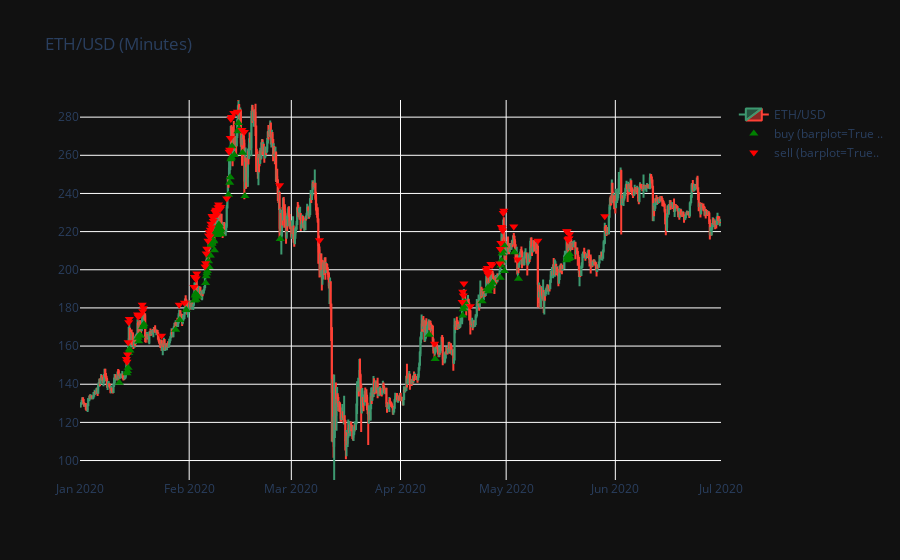

The notebook cell saved with this chart:
### Code cell
rbsplot.get_candlestick_plot_from_dpi(dpic.data_and_plots_list[0])

### Figure 1 — Plotly figure (JSON) as saved in the notebook; plotly's stock layout.template omitted (floating-point values rounded to 4 significant figures; data arrays with more than 128 entries replaced by an {"elided": "..."} marker saying what was removed)
{"data": [{"close": {"elided": "1093 float values"}, "high": {"elided": "1093 float values"}, "low": {"elided": "1093 float values"}, "name": "ETH/USD", "open": {"elided": "1093 float values"}, "type": "candlestick", "x": {"elided": "1093 str values"}}, {"marker": {"color": "green", "size": 8, "symbol": "triangle-up"}, "mode": "markers", "name": "buy (barplot=True ..", "type": "scatter", "x": {"elided": "1093 str values"}, "y": {"elided": "1093 float values"}}, {"marker": {"color": "red", "size": 8, "symbol": "triangle-down"}, "mode": "markers", "name": "sell (barplot=True..", "type": "scatter", "x": {"elided": "1093 str values"}, "y": {"elided": "1093 float values"}}], "layout": {"paper_bgcolor": "#111111", "plot_bgcolor": "#111111", "showlegend": true, "title": {"text": "ETH/USD (Minutes)"}, "xaxis": {"autorange": false, "range": ["2020-01-01T00:00:00", "2020-07-01T00:00:00"], "rangeslider": {"visible": false}}, "yaxis": {"range": [89.8, 289.0]}}}
